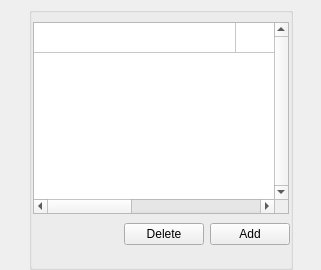
     <widget class="QWidget" name="pSyncs">
      <property name="sizePolicy">
       <sizepolicy hsizetype="Preferred" vsizetype="Maximum">
        <horstretch>0</horstretch>
        <verstretch>0</verstretch>
       </sizepolicy>
      </property>
      <layout class="QVBoxLayout" name="verticalLayout_8" stretch="0">
       <property name="spacing">
        <number>6</number>
       </property>
       <property name="leftMargin">
        <number>29</number>
       </property>
       <property name="topMargin">
        <number>7</number>
       </property>
       <property name="rightMargin">
        <number>28</number>
       </property>
       <property name="bottomMargin">
        <number>0</number>
       </property>
       <item>
        <widget class="QGroupBox" name="gSyncs">
         <property name="title">
          <string/>
         </property>
         <property name="flat">
          <bool>true</bool>
         </property>
         <layout class="QVBoxLayout" name="verticalLayout_9">
          <property name="spacing">
           <number>9</number>
          </property>
          <property name="leftMargin">
           <number>0</number>
          </property>
          <property name="rightMargin">
           <number>0</number>
          </property>
          <property name="bottomMargin">
           <number>0</number>
          </property>
          <item>
           <widget class="QWidget" name="widget_9" native="true">
            <layout class="QVBoxLayout" name="verticalLayout_16">
             <property name="leftMargin">
              <number>1</number>
             </property>
             <property name="topMargin">
              <number>0</number>
             </property>
             <property name="rightMargin">
              <number>1</number>
             </property>
             <property name="bottomMargin">
              <number>0</number>
             </property>
             <item>
              <widget class="QTableWidget" name="tSyncs">
               <property name="enabled">
                <bool>true</bool>
               </property>
               <property name="styleSheet">
                <string notr="true"/>
               </property>
               <property name="frameShape">
                <enum>QFrame::StyledPanel</enum>
               </property>
               <property name="verticalScrollBarPolicy">
                <enum>Qt::ScrollBarAlwaysOn</enum>
               </property>
               <property name="autoScroll">
                <bool>false</bool>
               </property>
               <property name="editTriggers">
                <set>QAbstractItemView::NoEditTriggers</set>
               </property>
               <property name="selectionMode">
                <enum>QAbstractItemView::SingleSelection</enum>
               </property>
               <property name="selectionBehavior">
                <enum>QAbstractItemView::SelectRows</enum>
               </property>
               <property name="textElideMode">
                <enum>Qt::ElideMiddle</enum>
               </property>
               <property name="horizontalScrollMode">
                <enum>QAbstractItemView::ScrollPerPixel</enum>
               </property>
               <property name="showGrid">
                <bool>true</bool>
               </property>
               <property name="wordWrap">
                <bool>false</bool>
               </property>
               <property name="cornerButtonEnabled">
                <bool>true</bool>
               </property>
               <attribute name="horizontalHeaderVisible">
                <bool>false</bool>
               </attribute>
               <attribute name="horizontalHeaderCascadingSectionResizes">
                <bool>true</bool>
               </attribute>
               <attribute name="horizontalHeaderDefaultSectionSize">
                <number>202</number>
               </attribute>
               <attribute name="horizontalHeaderHighlightSections">
                <bool>true</bool>
               </attribute>
               <attribute name="horizontalHeaderMinimumSectionSize">
                <number>202</number>
               </attribute>
               <attribute name="horizontalHeaderShowSortIndicator" stdset="0">
                <bool>false</bool>
               </attribute>
               <attribute name="horizontalHeaderStretchLastSection">
                <bool>false</bool>
               </attribute>
               <attribute name="verticalHeaderVisible">
                <bool>false</bool>
               </attribute>
               <attribute name="verticalHeaderCascadingSectionResizes">
                <bool>false</bool>
               </attribute>
               <attribute name="verticalHeaderDefaultSectionSize">
                <number>30</number>
               </attribute>
               <attribute name="verticalHeaderHighlightSections">
                <bool>true</bool>
               </attribute>
               <attribute name="verticalHeaderShowSortIndicator" stdset="0">
                <bool>false</bool>
               </attribute>
               <attribute name="verticalHeaderStretchLastSection">
                <bool>false</bool>
               </attribute>
               <row>
                <property name="text">
                 <string/>
                </property>
               </row>
               <column>
                <property name="text">
                 <string>Local Folder</string>
                </property>
               </column>
               <column>
                <property name="text">
                 <string>MEGA folder</string>
                </property>
               </column>
               <column>
                <property name="text">
                 <string/>
                </property>
               </column>
               <item row="0" column="2">
                <property name="text">
                 <string/>
                </property>
               </item>
              </widget>
             </item>
            </layout>
           </widget>
          </item>
          <item>
           <widget class="QWidget" name="wSyncsButtons" native="true">
            <property name="minimumSize">
             <size>
              <width>0</width>
              <height>0</height>
             </size>
            </property>
            <property name="maximumSize">
             <size>
              <width>16777215</width>
              <height>30</height>
             </size>
            </property>
            <property name="layoutDirection">
             <enum>Qt::RightToLeft</enum>
            </property>
            <layout class="QHBoxLayout" name="horizontalLayout_6">
             <property name="leftMargin">
              <number>0</number>
             </property>
             <property name="topMargin">
              <number>0</number>
             </property>
             <property name="rightMargin">
              <number>0</number>
             </property>
             <property name="bottomMargin">
              <number>6</number>
             </property>
             <item>
              <widget class="QPushButton" name="bAdd">
               <property name="sizePolicy">
                <sizepolicy hsizetype="Minimum" vsizetype="Preferred">
                 <horstretch>0</horstretch>
                 <verstretch>0</verstretch>
                </sizepolicy>
               </property>
               <property name="minimumSize">
                <size>
                 <width>0</width>
                 <height>0</height>
                </size>
               </property>
               <property name="maximumSize">
                <size>
                 <width>16777215</width>
                 <height>32</height>
                </size>
               </property>
               <property name="focusPolicy">
                <enum>Qt::NoFocus</enum>
               </property>
               <property name="text">
                <string>Add</string>
               </property>
               <property name="autoDefault">
                <bool>false</bool>
               </property>
              </widget>
             </item>
             <item>
              <widget class="QPushButton" name="bDelete">
               <property name="sizePolicy">
                <sizepolicy hsizetype="Minimum" vsizetype="Preferred">
                 <horstretch>0</horstretch>
                 <verstretch>0</verstretch>
                </sizepolicy>
               </property>
               <property name="minimumSize">
                <size>
                 <width>0</width>
                 <height>0</height>
                </size>
               </property>
               <property name="maximumSize">
                <size>
                 <width>16777215</width>
                 <height>32</height>
                </size>
               </property>
               <property name="focusPolicy">
                <enum>Qt::NoFocus</enum>
               </property>
               <property name="text">
                <string>Delete</string>
               </property>
               <property name="autoDefault">
                <bool>false</bool>
               </property>
              </widget>
             </item>
             <item>
              <spacer name="hSyncs">
               <property name="orientation">
                <enum>Qt::Horizontal</enum>
               </property>
               <property name="sizeHint" stdset="0">
                <size>
                 <width>40</width>
                 <height>20</height>
                </size>
               </property>
              </spacer>
             </item>
            </layout>
           </widget>
          </item>
          <item>
           <spacer name="verticalSpacer_6">
            <property name="orientation">
             <enum>Qt::Vertical</enum>
            </property>
            <property name="sizeType">
             <enum>QSizePolicy::Preferred</enum>
            </property>
            <property name="sizeHint" stdset="0">
             <size>
              <width>20</width>
              <height>16</height>
             </size>
            </property>
           </spacer>
          </item>
         </layout>
        </widget>
       </item>
      </layout>
     </widget>
